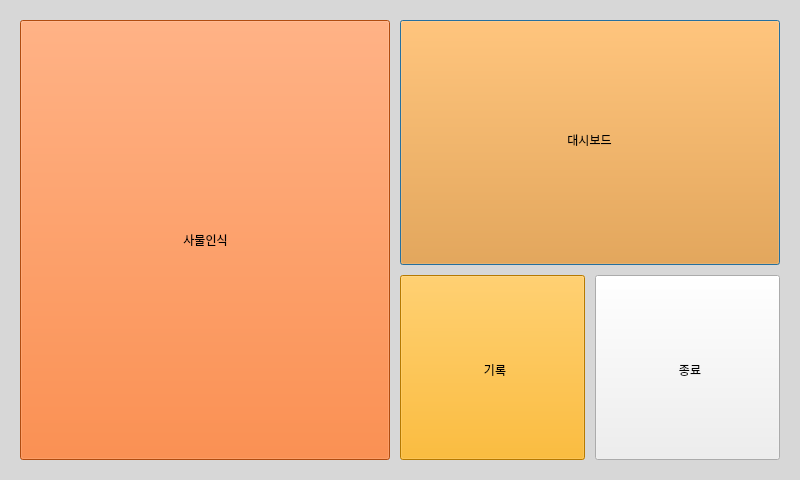
<?xml version="1.0" encoding="UTF-8"?>
<ui version="4.0">
 <class>Dialog</class>
 <widget class="QDialog" name="Dialog">
  <property name="geometry">
   <rect>
    <x>0</x>
    <y>0</y>
    <width>800</width>
    <height>480</height>
   </rect>
  </property>
  <property name="windowTitle">
   <string>Dialog</string>
  </property>
  <property name="autoFillBackground">
   <bool>false</bool>
  </property>
  <property name="styleSheet">
   <string notr="true">background-color: rgb(215, 215, 215);</string>
  </property>
  <widget class="QPushButton" name="graph">
   <property name="geometry">
    <rect>
     <x>400</x>
     <y>20</y>
     <width>380</width>
     <height>245</height>
    </rect>
   </property>
   <property name="styleSheet">
    <string notr="true">background-color: rgb(245, 146, 27);</string>
   </property>
   <property name="text">
    <string/>
   </property>
  </widget>
  <widget class="QPushButton" name="record">
   <property name="geometry">
    <rect>
     <x>400</x>
     <y>275</y>
     <width>185</width>
     <height>185</height>
    </rect>
   </property>
   <property name="styleSheet">
    <string notr="true">background-color: rgb(255, 170, 0);</string>
   </property>
   <property name="text">
    <string/>
   </property>
  </widget>
  <widget class="QPushButton" name="shutdown">
   <property name="geometry">
    <rect>
     <x>595</x>
     <y>275</y>
     <width>185</width>
     <height>185</height>
    </rect>
   </property>
   <property name="styleSheet">
    <string notr="true">background-color: rgb(239, 239, 239);</string>
   </property>
   <property name="text">
    <string/>
   </property>
  </widget>
  <widget class="QPushButton" name="recognize">
   <property name="geometry">
    <rect>
     <x>20</x>
     <y>20</y>
     <width>370</width>
     <height>440</height>
    </rect>
   </property>
   <property name="styleSheet">
    <string notr="true">background-color: rgb(246, 106, 21);</string>
   </property>
   <property name="text">
    <string/>
   </property>
  </widget>
  <widget class="QLabel" name="label">
   <property name="geometry">
    <rect>
     <x>50</x>
     <y>190</y>
     <width>311</width>
     <height>100</height>
    </rect>
   </property>
   <property name="styleSheet">
    <string notr="true">background-color: rgba(255, 255, 255, 0);
font: 81 48pt &quot;나눔스퀘어OTF ExtraBold&quot;;</string>
   </property>
   <property name="text">
    <string>사물인식</string>
   </property>
   <property name="textFormat">
    <enum>Qt::AutoText</enum>
   </property>
   <property name="scaledContents">
    <bool>false</bool>
   </property>
   <property name="alignment">
    <set>Qt::AlignCenter</set>
   </property>
  </widget>
  <widget class="QLabel" name="label_2">
   <property name="geometry">
    <rect>
     <x>409</x>
     <y>90</y>
     <width>361</width>
     <height>100</height>
    </rect>
   </property>
   <property name="styleSheet">
    <string notr="true">background-color: rgba(255, 255, 255, 0);
font: 81 40pt &quot;나눔스퀘어OTF ExtraBold&quot;;</string>
   </property>
   <property name="text">
    <string>대시보드</string>
   </property>
   <property name="textFormat">
    <enum>Qt::AutoText</enum>
   </property>
   <property name="scaledContents">
    <bool>false</bool>
   </property>
   <property name="alignment">
    <set>Qt::AlignCenter</set>
   </property>
  </widget>
  <widget class="QLabel" name="label_3">
   <property name="geometry">
    <rect>
     <x>400</x>
     <y>320</y>
     <width>190</width>
     <height>100</height>
    </rect>
   </property>
   <property name="styleSheet">
    <string notr="true">background-color: rgba(255, 255, 255, 0);
font: 81 32pt &quot;나눔스퀘어OTF ExtraBold&quot;;</string>
   </property>
   <property name="text">
    <string>기록</string>
   </property>
   <property name="textFormat">
    <enum>Qt::AutoText</enum>
   </property>
   <property name="scaledContents">
    <bool>false</bool>
   </property>
   <property name="alignment">
    <set>Qt::AlignCenter</set>
   </property>
  </widget>
  <widget class="QLabel" name="label_4">
   <property name="geometry">
    <rect>
     <x>615</x>
     <y>295</y>
     <width>150</width>
     <height>150</height>
    </rect>
   </property>
   <property name="styleSheet">
    <string notr="true">background-color: rgba(255, 255, 255, 0);
font: 81 32pt &quot;나눔스퀘어OTF ExtraBold&quot;;</string>
   </property>
   <property name="text">
    <string>종료</string>
   </property>
   <property name="textFormat">
    <enum>Qt::AutoText</enum>
   </property>
   <property name="scaledContents">
    <bool>false</bool>
   </property>
   <property name="alignment">
    <set>Qt::AlignCenter</set>
   </property>
  </widget>
 </widget>
 <resources/>
 <connections/>
</ui>
